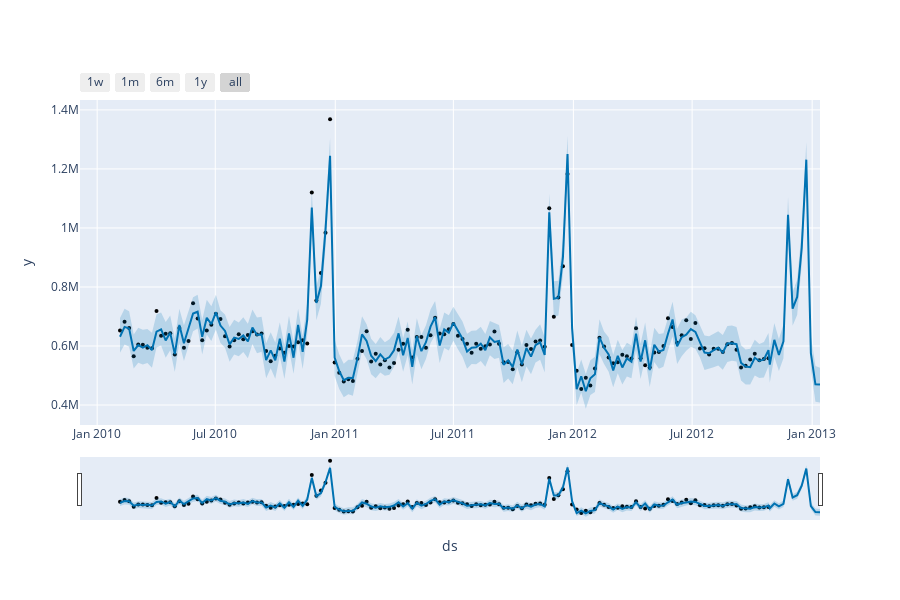

Here is the notebook cell this chart was saved with:
### Code cell
from prophet.plot import plot_plotly, plot_components_plotly
plot_plotly(model_prophet, forecast_sales)

### Figure 1 — Plotly figure (JSON) as saved in the notebook; plotly's stock layout.template omitted (floating-point values rounded to 4 significant figures; data arrays with more than 128 entries replaced by an {"elided": "..."} marker saying what was removed)
{"data": [{"marker": {"color": "black", "size": 4}, "mode": "markers", "name": "Actual", "type": "scatter", "x": {"elided": "143 str values"}, "y": {"elided": "143 float values"}}, {"hoverinfo": "skip", "line": {"width": 0}, "mode": "lines", "type": "scatter", "x": {"elided": "155 str values"}, "y": {"elided": "155 float values"}}, {"fill": "tonexty", "fillcolor": "rgba(0, 114, 178, 0.2)", "line": {"color": "#0072B2", "width": 2}, "mode": "lines", "name": "Predicted", "type": "scatter", "x": {"elided": "155 str values"}, "y": {"elided": "155 float values"}}, {"fill": "tonexty", "fillcolor": "rgba(0, 114, 178, 0.2)", "hoverinfo": "skip", "line": {"width": 0}, "mode": "lines", "type": "scatter", "x": {"elided": "155 str values"}, "y": {"elided": "155 float values"}}], "layout": {"height": 600, "showlegend": false, "width": 900, "xaxis": {"rangeselector": {"buttons": [{"count": 7, "label": "1w", "step": "day", "stepmode": "backward"}, {"count": 1, "label": "1m", "step": "month", "stepmode": "backward"}, {"count": 6, "label": "6m", "step": "month", "stepmode": "backward"}, {"count": 1, "label": "1y", "step": "year", "stepmode": "backward"}, {"step": "all"}]}, "rangeslider": {"visible": true}, "title": {"text": "ds"}, "type": "date"}, "yaxis": {"title": {"text": "y"}}}}
